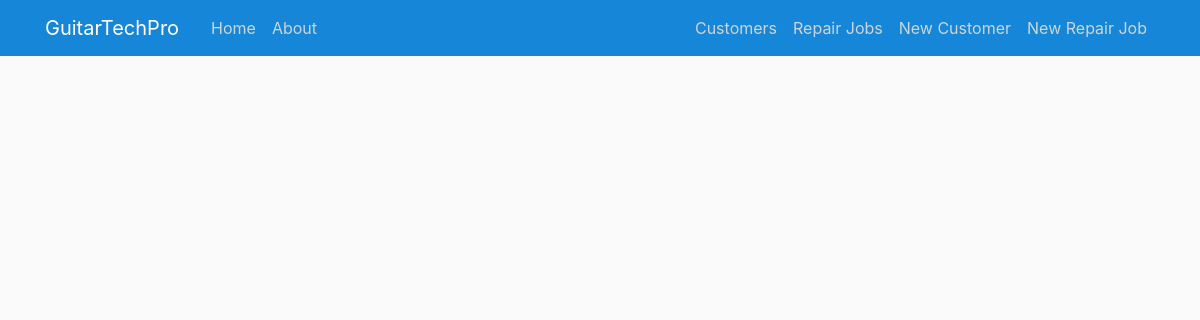
/customers/view/5, run on an earlier commit of the app's database.
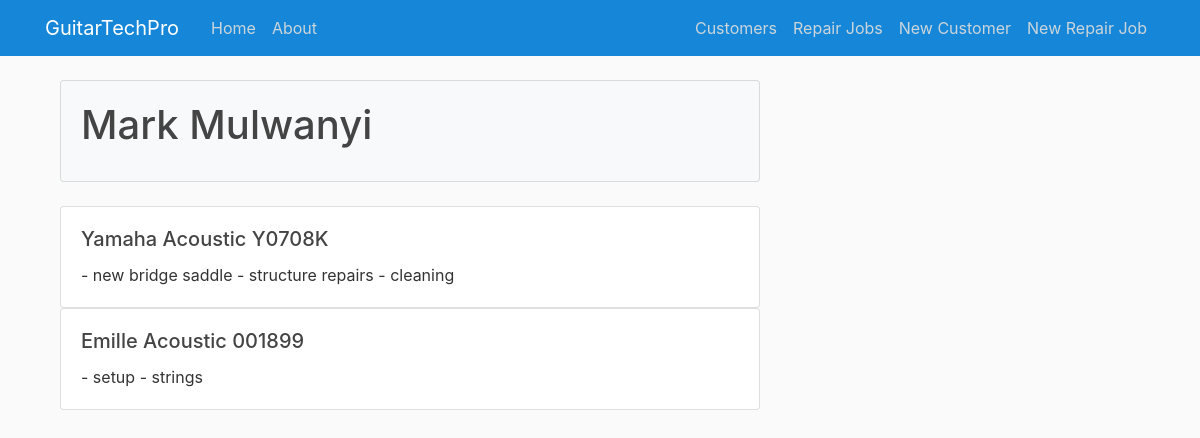
And on a later commit of the database.
### app/models.py (models this page shows, shortened)
class Guitar(db.Model):
    id = db.Column(db.Integer, primary_key=True)
    brand = db.Column(db.String(50), nullable=False)
    model = db.Column(db.String(50), nullable=False)
    serial_number = db.Column(db.String(50), nullable=True)
    description = db.Column(db.String(250), nullable=False)
    repair_status = db.Column(db.String(50), nullable=False)
    customer_id = db.Column(db.Integer, db.ForeignKey('customer.id'), nullable=False)

class Customer(db.Model):
    id = db.Column(db.Integer, primary_key=True)
    firstname = db.Column(db.String(50), nullable=False)
    lastname = db.Column(db.String(50), nullable=False)
    phone = db.Column(db.String(20), nullable=False)
    email = db.Column(db.String(120), nullable=True)
    guitars = db.relationship('Guitar', backref='customer', lazy=True)

### app/routes.py (the view)
@app.route('/customers/view/<int:customer_id>', methods=['GET', 'POST'])
def view_customer_guitars(customer_id):
    guitars = Guitar.query.filter_by(customer_id=customer_id)
    return render_template('view_customer_guitars.html', guitars=guitars)

### app/templates/view_customer_guitars.html
{% extends 'base.html' %}
{% block content %}
  <div class="container">
    {% set displayed_customers = [] %}
    {% for guitar in guitars %}
      {% if guitar.customer not in displayed_customers %}
        <div class="card bg-light mb-4">
          <div class="card-body">
            <h1 class="card-title">{{ guitar.customer.firstname }} {{ guitar.customer.lastname }}</h1>
          </div>
        </div>
        {% set _ = displayed_customers.append(guitar.customer) %}
      {% endif %}
      <div class="card">
        <div class="card-body">
          <h5 class="card-title">{{ guitar.brand }} {{ guitar.model }} {{ guitar.serial_number }}</h5>
          <p class="card-text">{{ guitar.description }}</p>
        </div>
      </div>
    {% endfor %}
  </div>
{% endblock %}

What changed in the data, as far as the page shows it:
added Guitar: customer.firstname "Mark", customer.lastname "Mulwanyi", brand "Yamaha", model "Acoustic", serial_number "Y0708K", description "- new bridge saddle - structure repairs - cleaning"
added Guitar: brand "Emille", model "Acoustic", serial_number "001899", description "- setup - strings"
